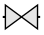

This figure's Python source:

import parasbolv as psv
import matplotlib.pyplot as plt

part_list = []

part_list.append(['Recombination Site', None, None])
part_list.append(['Recombination Site', {'rotation':3.14}, None])
renderer = psv.GlyphRenderer()
construct = psv.Construct(part_list, renderer)

fig, ax, baseline_start, baseline_end, bounds = construct.draw()
ax.plot([baseline_start[0]-1, baseline_end[0]+1], [baseline_start[1], baseline_end[1]], color=(0,0,0), linewidth=1.5, zorder=0)
              
fig.savefig('Recombination Site.pdf', transparent=True, dpi=300)

plt.show()
              
